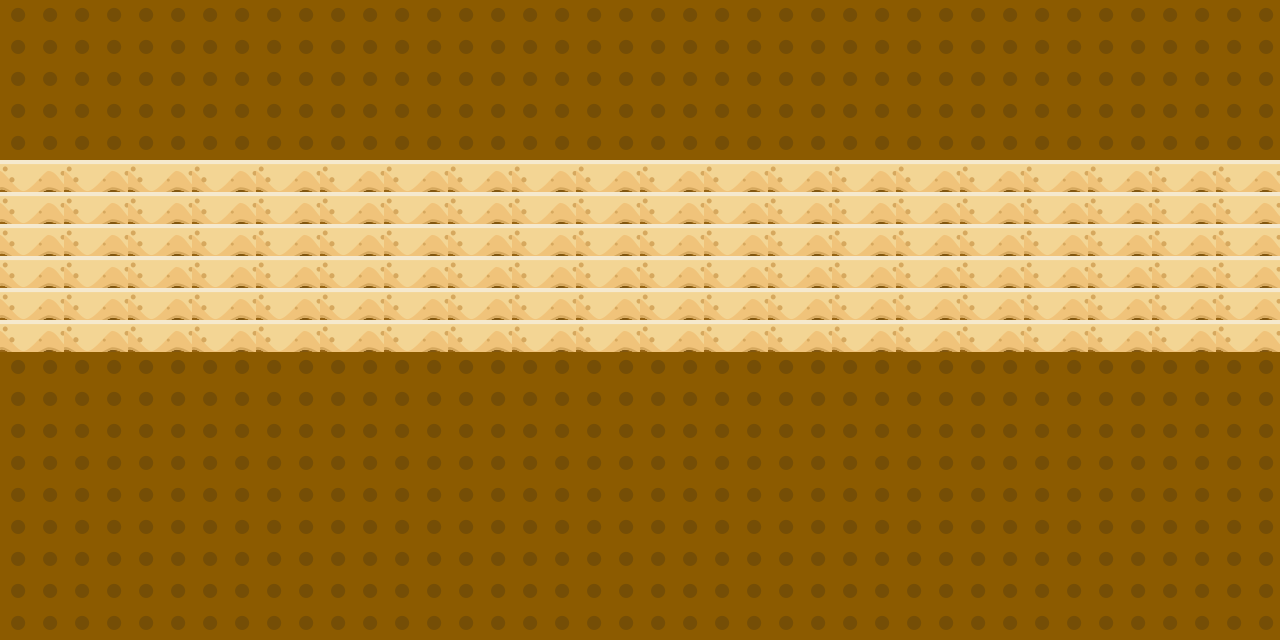

This is a level from a 2D game, rendered from its Tiled map with the project's own tilesets. A one-line summary and the map file follow, with tile-layer data summarised:
An orthogonal 40x20 tile map with 32x32 px tiles, 2 tile layers (Tile Layer 1, Tile Layer 2).

<map version="1.8" tiledversion="1.8.6" orientation="orthogonal" renderorder="right-down" width="40" height="20" tilewidth="32" tileheight="32" infinite="0" nextlayerid="3" nextobjectid="1">
 <tileset firstgid="1" source="gameart2d-desert.tsx" />
 <layer id="1" name="Tile Layer 1" width="40" height="20">
  <data>[800 cells, 800 non-empty, 1 distinct tile ids]</data>
 </layer>
 <layer id="2" name="Tile Layer 2" width="40" height="20">
  <data>[800 cells, 240 non-empty, 2 distinct tile ids]</data>
 </layer>
</map>
